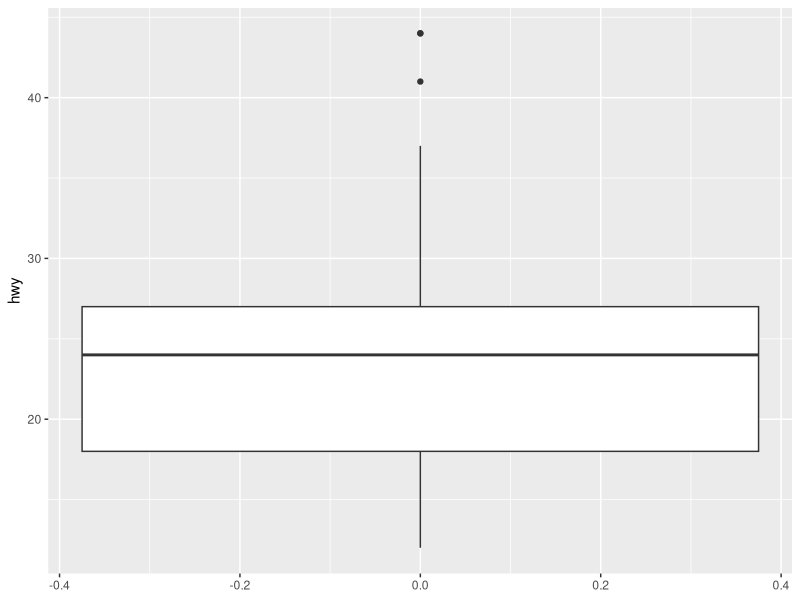

Write R code to recreate this figure.
## ---- chunk 1


library(tidyverse)
head(mpg)
#1  Create a boxplot for hwy

ggplot(data = mpg) +
  geom_boxplot(mapping = aes(y = hwy))



